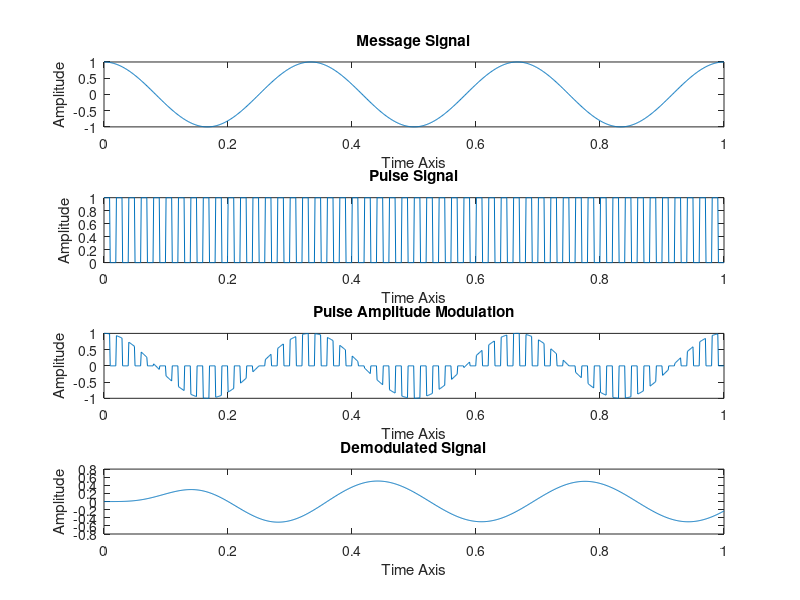

MATLAB code for this plot:
%% Pulse Amplitude Modulation
clc;
close all;
clear all;

samples = 1000;
fm = 3; % source frequency
Am = 1;
Ac = 1;
fs = 10; % sampling frequency
t = linspace(0,1,samples);
m_t = Am*cos(2*pi*fm*t);

% PAM Signal
c_t = zeros(1,samples);
for i = 1:20:samples
    c_t(1, i:i+9) = 1;
    c_t(1, i+10:i+19) = 0;
end

s_t = m_t.*c_t;

figure(1)
subplot(4,1,1);
plot(t,m_t);
title('Message Signal');
xlabel('Time Axis');
ylabel('Amplitude');

subplot(4,1,2);
plot(t,c_t);
title('Pulse Signal');
xlabel('Time Axis');
ylabel('Amplitude');

subplot(4,1,3);
plot(t,s_t);
title('Pulse Amplitude Modulation');
xlabel('Time Axis');
ylabel('Amplitude');

%demodulation
dt = s_t.*c_t;
[b,a] = butter(5,0.01);
retrieved = filter(b,a,dt);

subplot(4,1,4);
plot(t, retrieved);
title('Demodulated Signal');
xlabel('Time Axis');
ylabel('Amplitude');
